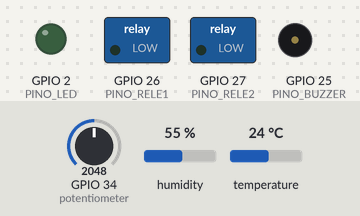
This sketch was run on a simulated ESP32. Parts: switched loads named in the sketch (green lamp = pin HIGH), output pins drawn as LEDs (lit = HIGH), buzzer (waves = sounding, pin HIGH). The test bench sets the inputs (shaded band); at power-on: GPIO 34 (potentiometer) = 2048, humidity 55 %, temperature 24 °C. WiFi joins after 1.5 s; servers stay silent unless stated; no MQTT or app messages arrive unless stated; what the sketch prints to the serial monitor is not drawn.

Above: at 0.0 s.
At 3.1 s:
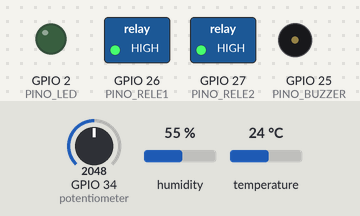
At 15.1 s:
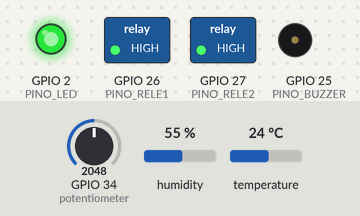
At 35.1 s:
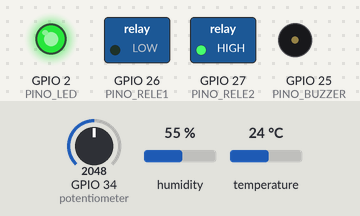
Timing chart, 0 to 36.6 s (numbered marks = the images above):
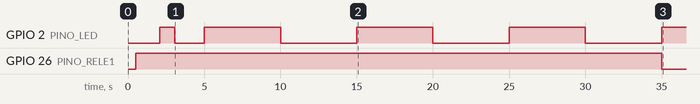

Measured:
- by itself, GPIO 2 (PINO_LED): repeats every 10.0 s: HIGH 5.0 s, LOW 5.0 s
- by itself, GPIO 26 (PINO_RELE1): HIGH → LOW at 35.0 s

The sketch:

projeto_ar.ino
```cpp
// ============================================================
//
//   ███╗   ███╗███████╗    ████████╗███████╗ ██████╗
//   ████╗ ████║██╔════╝    ╚══██╔══╝██╔════╝██╔════╝
//   ██╔████╔██║█████╗         ██║   █████╗  ██║
//   ██║╚██╔╝██║██╔══╝         ██║   ██╔══╝  ██║
//   ██║ ╚═╝ ██║██║            ██║   ███████╗╚██████╗
//   ╚═╝     ╚═╝╚═╝            ╚═╝   ╚══════╝ ╚═════╝
//
//   Sistema IoT de Monitoramento de Qualidade do Ar
//   MF Tecnologia e Sistemas — Projeto Integrador
//   Tópico 2: "Como é o ar que você respira?"
//   Alinhado ao ODS 3 — Saúde e Bem-Estar (ONU)
//
//   Hardware: ESP32 DevKit V1
//   Sensores: DHT22 (Temp/Umidade) + MQ-135 (CO2)
//   Saídas:   2x Relé + LED + Buzzer
//   Protocolo: MQTT → TagoIO Dashboard
//
//   Arquitetura modular:
//   - config.h      → Constantes e credenciais
//   - sensores.h    → Leitura do DHT22 e MQ-135
//   - atuadores.h   → Controle de relés, LED e buzzer
//   - mqtt_client.h → Wi-Fi, MQTT e publicação JSON
//
// ============================================================

// --- Bibliotecas externas (instalar no Arduino IDE / Wokwi) ---
#include <DHT.h>            // Adafruit DHT sensor library
#include <PubSubClient.h>   // knolleary/pubsubclient
#include <ArduinoJson.h>    // bblanchon/ArduinoJson
#include <WiFi.h>           // Nativa do ESP32

// --- Módulos do projeto (ordem importa: config primeiro) ---
#include "config.h"
#include "sensores.h"
#include "atuadores.h"
#include "mqtt_client.h"

// ============================================================
//  Variáveis Globais do Orquestrador
//  Armazenam os dados entre as fases do ciclo principal.
// ============================================================
float        temperatura   = 0.0;  // Último valor de temperatura (°C)
float        umidade       = 0.0;  // Último valor de umidade (%)
int          co2           = 0;    // Último valor de CO2 (ppm)
String       estadoAtual   = "INICIALIZANDO"; // Estado atual do sistema
unsigned long ultimaLeitura = 0;   // Timestamp da última leitura (millis)

// ============================================================
//  setup()
//  Executado UMA VEZ ao ligar ou resetar o ESP32.
//  Inicializa todos os módulos na ordem correta.
// ============================================================
void setup() {
  // 1. Inicia a comunicação Serial para logs de debug
  Serial.begin(115200);
  delay(500); // Aguarda o Serial estabilizar
  Serial.println();
  Serial.println("============================================");
  Serial.println("  MF Tecnologia — Monitor de Qualidade do Ar");
  Serial.println("  Iniciando sistema...");
  Serial.println("============================================");

  // 2. Inicializa os pinos de saída e garante estado seguro
  //    (tudo desligado antes de qualquer leitura)
  inicializarAtuadores();

  // 3. Inicializa os sensores DHT22 e registra tempo para warm-up
  inicializarSensores();

  // 4. Conecta ao Wi-Fi (bloqueia até conectar ou esgotar tentativas)
  conectarWiFi();

  // 5. Configura o cliente MQTT com servidor e porta
  inicializarMQTT();

  // 6. Tenta conectar ao broker MQTT
  conectarMQTT();

  // 7. Sistema pronto — acende o LED para confirmação visual
  digitalWrite(PINO_LED, HIGH);
  delay(1000);
  digitalWrite(PINO_LED, LOW);

  Serial.println("============================================");
  Serial.println("  Sistema pronto! Iniciando monitoramento...");
  Serial.println("  Aguardando warm-up do MQ-135 (30 segundos)");
  Serial.println("============================================");
}

// ============================================================
//  loop()
//  Executado CONTINUAMENTE após o setup().
//  Segue exatamente as 5 fases do fluxograma.
//
//  IMPORTANTE — Por que não usamos delay(5000)?
//  Usar delay() travaria o processador e derrubaria a conexão
//  MQTT. Em vez disso, usamos millis() para verificar se o
//  intervalo de 5s passou, mantendo o loop() não-bloqueante.
// ============================================================
void loop() {

  // ── FASE 5 (verificação contínua) ─────────────────────────
  // Mantém a conexão MQTT viva e reconecta se necessário.
  // Deve ser chamado em TODA iteração do loop, não só a cada 5s.
  verificarConexaoMQTT();
  mqttLoop();

  // ── Controle de tempo não-bloqueante ──────────────────────
  // Verifica se já passaram INTERVALO_LEITURA ms desde a última leitura.
  unsigned long agora = millis();
  if (agora - ultimaLeitura < INTERVALO_LEITURA) {
    return; // Ainda não é hora — retorna e continua o loop
  }

  // Atualiza o timestamp para o próximo ciclo
  ultimaLeitura = agora;

  Serial.println();
  Serial.println("---- Novo Ciclo de Monitoramento ----");

  // ── FASE 2 — Verificar warm-up do MQ-135 ──────────────────
  if (!sensorAquecido()) {
    unsigned long tempoRestante = (WARMUP_MQ135 - (agora - tempoInicioSistema)) / 1000;
    Serial.print("[SENSOR] MQ-135 aquecendo... faltam ~");
    Serial.print(tempoRestante);
    Serial.println(" segundos.");
    digitalWrite(PINO_LED, !digitalRead(PINO_LED)); // Pisca LED durante warm-up
    return; // Aguarda warm-up antes de ler
  }

  // ── FASE 2 — Leitura do DHT22 ─────────────────────────────
  bool leituraOK = lerDHT22(temperatura, umidade);

  if (!leituraOK) {
    // Leitura inválida: não aborta o sistema, tenta no próximo ciclo
    Serial.println("[AVISO] Ciclo interrompido por leitura invalida do DHT22.");
    return;
  }

  // ── FASE 2 — Leitura do MQ-135 ────────────────────────────
  co2 = lerMQ135();

  // ── FASE 3 — Análise e Decisão ────────────────────────────
  estadoAtual = analisarQualidade(temperatura, umidade, co2);

  // ── FASE 4 — Atuação: relés, LED e buzzer ─────────────────
  acionarAtuadores(estadoAtual);

  // ── FASE 5 — Montar e Publicar payload JSON via MQTT ──────
  String payload = montarPayloadJSON(temperatura, umidade, co2, estadoAtual);
  publicarDados(payload);

  Serial.println("---- Fim do Ciclo ----");
}
```

atuadores.h
```cpp
#ifndef ATUADORES_H
#define ATUADORES_H

// ============================================================
//  atuadores.h — Controle de Relés, LED e Buzzer
//  Responsabilidade: acionar as saídas físicas do sistema
//  com base no estado recebido do analisador.
// ============================================================

#include "config.h"

// ============================================================
//  inicializarAtuadores()
//  Deve ser chamada UMA VEZ no setup(), ANTES de tudo.
//  Define todos os pinos de saída e garante estado inicial
//  seguro (tudo desligado).
// ============================================================
void inicializarAtuadores() {
  pinMode(PINO_RELE1,  OUTPUT);
  pinMode(PINO_RELE2,  OUTPUT);
  pinMode(PINO_LED,    OUTPUT);
  pinMode(PINO_BUZZER, OUTPUT);

  // Estado inicial seguro: tudo desligado
  // Relés com lógica invertida: HIGH = desligado, LOW = ligado
  // (módulos de relé mais comuns são Active LOW)
  digitalWrite(PINO_RELE1,  HIGH);
  digitalWrite(PINO_RELE2,  HIGH);
  digitalWrite(PINO_LED,    LOW);
  digitalWrite(PINO_BUZZER, LOW);

  Serial.println("[ATUADOR] Pinos inicializados. Todos os atuadores: OFF.");
}

// ============================================================
//  setRele()
//  Liga ou desliga um relé específico.
//  Abstrai a lógica invertida dos módulos de relé Active LOW.
//  ligar=true → pino LOW (relé fecha o circuito)
//  ligar=false → pino HIGH (relé abre o circuito)
// ============================================================
void setRele(int pino, bool ligar) {
  // Módulos de relé Active LOW: LOW liga, HIGH desliga
  digitalWrite(pino, ligar ? LOW : HIGH);
}

// ============================================================
//  setBuzzer()
//  Liga ou desliga o buzzer de alerta.
// ============================================================
void setBuzzer(bool ligar) {
  digitalWrite(PINO_BUZZER, ligar ? HIGH : LOW);
}

// ============================================================
//  piscarLED()
//  Faz o LED piscar N vezes com um intervalo em ms.
//  Usado para o estado CRITICO.
//  ATENÇÃO: usa delay() intencionalmente aqui pois é chamado
//  apenas uma vez por ciclo, sem impacto na conexão MQTT.
// ============================================================
void piscarLED(int vezes, int intervaloMs) {
  for (int i = 0; i < vezes; i++) {
    digitalWrite(PINO_LED, HIGH);
    delay(intervaloMs);
    digitalWrite(PINO_LED, LOW);
    delay(intervaloMs);
  }
}

// ============================================================
//  acionarAtuadores()
//  Função principal deste módulo.
//  Recebe o estado (String) e aciona as saídas corretas.
//
//  MAPA DE ESTADOS:
//  CRITICO  → Relé1 ON + Relé2 ON + LED pisca vermelho + Buzzer ON
//  ATENCAO  → Relé1 ON + Relé2 OFF + LED ON + Buzzer OFF
//  CALOR    → Relé1 ON + Relé2 OFF + LED ON + Buzzer OFF
//  SECO     → Relé1 OFF + Relé2 ON + LED ON + Buzzer OFF
//  NORMAL   → Todos OFF + LED Verde (pisca 1x para confirmar)
// ============================================================
void acionarAtuadores(String estado) {

  if (estado == "CRITICO") {
    // Máxima intervenção: liga exaustor + umidificador + alerta sonoro
    setRele(PINO_RELE1, true);
    setRele(PINO_RELE2, true);
    setBuzzer(true);
    piscarLED(3, 200); // Pisca 3 vezes rápido — sinal visual de alerta
    Serial.println("[ATUADOR] CRITICO — Exaustor ON | Umidificador ON | Buzzer ON");
  }
  else if (estado == "ATENCAO") {
    // Ventilação moderada, sem buzzer
    setRele(PINO_RELE1, true);
    setRele(PINO_RELE2, false);
    setBuzzer(false);
    digitalWrite(PINO_LED, HIGH);
    Serial.println("[ATUADOR] ATENCAO — Exaustor ON | Umidificador OFF");
  }
  else if (estado == "CALOR") {
    // Ventilação forçada por temperatura
    setRele(PINO_RELE1, true);
    setRele(PINO_RELE2, false);
    setBuzzer(false);
    digitalWrite(PINO_LED, HIGH);
    Serial.println("[ATUADOR] CALOR — Exaustor ON | Umidificador OFF");
  }
  else if (estado == "SECO") {
    // Somente umidificador, sem ventilação
    setRele(PINO_RELE1, false);
    setRele(PINO_RELE2, true);
    setBuzzer(false);
    digitalWrite(PINO_LED, HIGH);
    Serial.println("[ATUADOR] SECO — Exaustor OFF | Umidificador ON");
  }
  else {
    // NORMAL: tudo desligado, LED apagado
    setRele(PINO_RELE1, false);
    setRele(PINO_RELE2, false);
    setBuzzer(false);
    digitalWrite(PINO_LED, LOW);
    Serial.println("[ATUADOR] NORMAL — Todos os atuadores OFF");
  }
}

#endif // ATUADORES_H
```

mqtt_client.h
```cpp
#ifndef MQTT_CLIENT_H
#define MQTT_CLIENT_H

// ============================================================
//  mqtt_client.h — Comunicação Wi-Fi e MQTT
//  Responsabilidade: gerenciar a conexão com a rede e o broker,
//  montar o payload JSON e publicar os dados no dashboard.
// ============================================================

#include <WiFi.h>
#include <PubSubClient.h>
#include <ArduinoJson.h>
#include "config.h"

// ------------------------------------------------------------
//  Instâncias necessárias para Wi-Fi e MQTT
// ------------------------------------------------------------
WiFiClient   wifiClient;
PubSubClient mqttClient(wifiClient);

// ============================================================
//  conectarWiFi()
//  Tenta conectar ao Wi-Fi definido em config.h.
//  Bloqueia o setup() até obter conexão (máx. TENTATIVAS_WIFI).
// ============================================================
void conectarWiFi() {
  Serial.print("[WIFI] Conectando a: ");
  Serial.println(WIFI_SSID);

  WiFi.begin(WIFI_SSID, WIFI_PASSWORD);

  int tentativas = 0;
  while (WiFi.status() != WL_CONNECTED && tentativas < TENTATIVAS_WIFI) {
    delay(500);
    Serial.print(".");
    tentativas++;
  }

  if (WiFi.status() == WL_CONNECTED) {
    Serial.println();
    Serial.print("[WIFI] Conectado! IP: ");
    Serial.println(WiFi.localIP());
  } else {
    // Se não conectou, exibe aviso mas deixa o sistema continuar
    // (pode funcionar localmente mesmo sem internet)
    Serial.println();
    Serial.println("[WIFI] AVISO: Nao foi possivel conectar ao Wi-Fi.");
    Serial.println("[WIFI] O sistema continuara sem publicar no dashboard.");
  }
}

// ============================================================
//  conectarMQTT()
//  Tenta conectar ao broker MQTT com as credenciais de config.h.
//  Retorna TRUE se bem-sucedido, FALSE se falhou.
// ============================================================
bool conectarMQTT() {
  Serial.print("[MQTT] Conectando ao broker: ");
  Serial.println(MQTT_SERVER);

  // Tenta autenticar com client_id, usuário e senha/token
  if (mqttClient.connect(MQTT_CLIENT_ID, MQTT_USER, MQTT_PASSWORD)) {
    Serial.println("[MQTT] Conectado ao broker com sucesso!");
    return true;
  } else {
    Serial.print("[MQTT] Falha na conexao. Codigo de erro: ");
    Serial.println(mqttClient.state());
    // Códigos comuns: -2=sem servidor, -4=timeout, 5=credenciais inválidas
    return false;
  }
}

// ============================================================
//  inicializarMQTT()
//  Configura o cliente MQTT com servidor e porta.
//  Deve ser chamada UMA VEZ no setup(), após conectarWiFi().
// ============================================================
void inicializarMQTT() {
  mqttClient.setServer(MQTT_SERVER, MQTT_PORT);
  // Aumenta o buffer para suportar o payload JSON completo
  mqttClient.setBufferSize(512);
  Serial.println("[MQTT] Cliente configurado.");
}

// ============================================================
//  verificarConexaoMQTT()
//  Verifica se o MQTT ainda está conectado.
//  Se não estiver, tenta reconectar automaticamente.
//  Deve ser chamada NO INÍCIO de cada iteração do loop().
// ============================================================
void verificarConexaoMQTT() {
  // Primeiro verifica o Wi-Fi
  if (WiFi.status() != WL_CONNECTED) {
    Serial.println("[WIFI] Conexao perdida. Reconectando...");
    conectarWiFi();
  }

  // Depois verifica o MQTT
  if (!mqttClient.connected()) {
    Serial.println("[MQTT] Conexao perdida. Reconectando...");
    conectarMQTT();
  }
}

// ============================================================
//  mqttLoop()
//  Wrapper para client.loop() — OBRIGATÓRIO em cada iteração.
//  Mantém a conexão MQTT viva e processa mensagens internas.
//  Sem isso, o broker desconecta o cliente por inatividade.
// ============================================================
void mqttLoop() {
  mqttClient.loop();
}

// ============================================================
//  montarPayloadJSON()
//  Recebe os dados lidos e monta uma String JSON formatada
//  pronta para ser publicada no tópico MQTT.
//
//  Formato de saída:
//  {"temperatura":27.5,"umidade":38.2,"co2":1120,"status":"ATENCAO","local":"escritorio_mf"}
// ============================================================
String montarPayloadJSON(float temperatura, float umidade, int co2, String status) {
  // StaticJsonDocument: alocação em stack (mais eficiente no ESP32)
  // 256 bytes é suficiente para este payload
  StaticJsonDocument<256> doc;

  doc["temperatura"] = serialized(String(temperatura, 1)); // 1 casa decimal
  doc["umidade"]     = serialized(String(umidade, 1));
  doc["co2"]         = co2;
  doc["status"]      = status;
  doc["local"]       = "escritorio_mf";
  doc["uptime_ms"]   = millis(); // Tempo desde o boot, útil para debug

  String payload;
  serializeJson(doc, payload);

  return payload;
}

// ============================================================
//  publicarDados()
//  Publica o payload JSON no tópico MQTT definido em config.h.
//  Retorna TRUE se a publicação foi bem-sucedida.
// ============================================================
bool publicarDados(String payload) {
  if (!mqttClient.connected()) {
    Serial.println("[MQTT] Nao publicado: sem conexao com o broker.");
    return false;
  }

  bool sucesso = mqttClient.publish(MQTT_TOPIC, payload.c_str());

  if (sucesso) {
    Serial.print("[MQTT] Publicado em '");
    Serial.print(MQTT_TOPIC);
    Serial.print("': ");
    Serial.println(payload);
  } else {
    Serial.println("[MQTT] ERRO: Falha ao publicar. Tentando no proximo ciclo.");
  }

  return sucesso;
}

#endif // MQTT_CLIENT_H
```

Source omitted: sensores.h (4613 bytes), config.h (3039 bytes)
